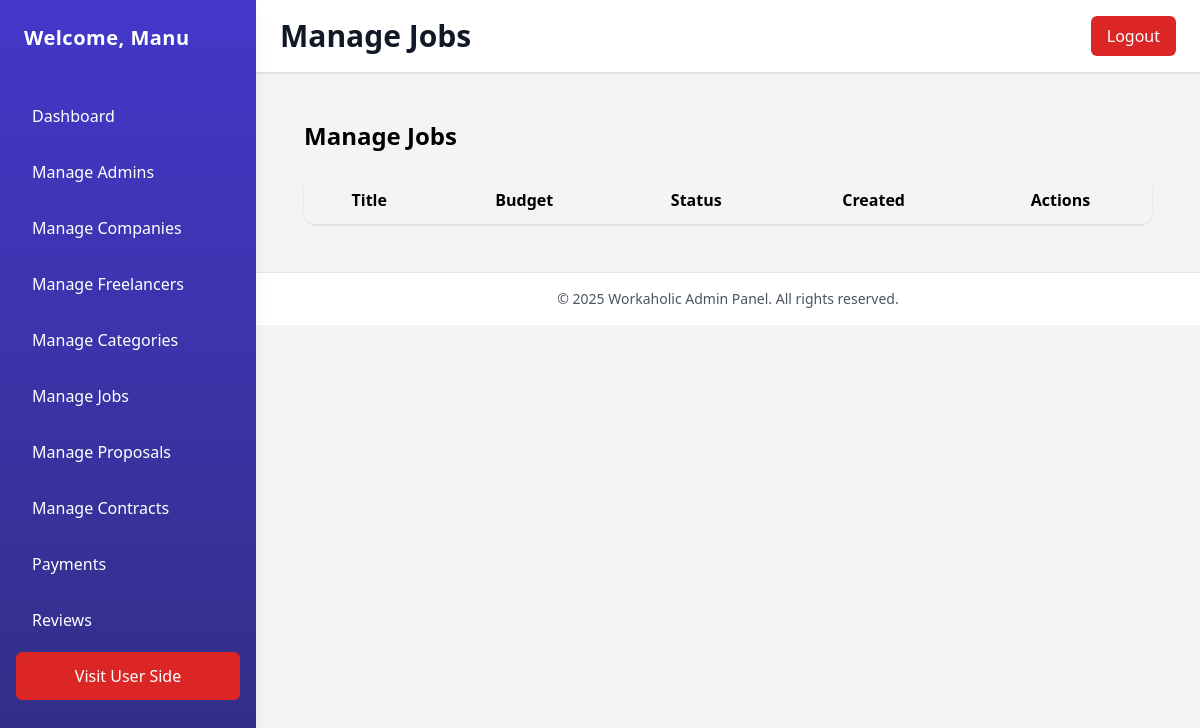
/admin/manage_jobs.php (signed in), run on an earlier commit of the app's database.
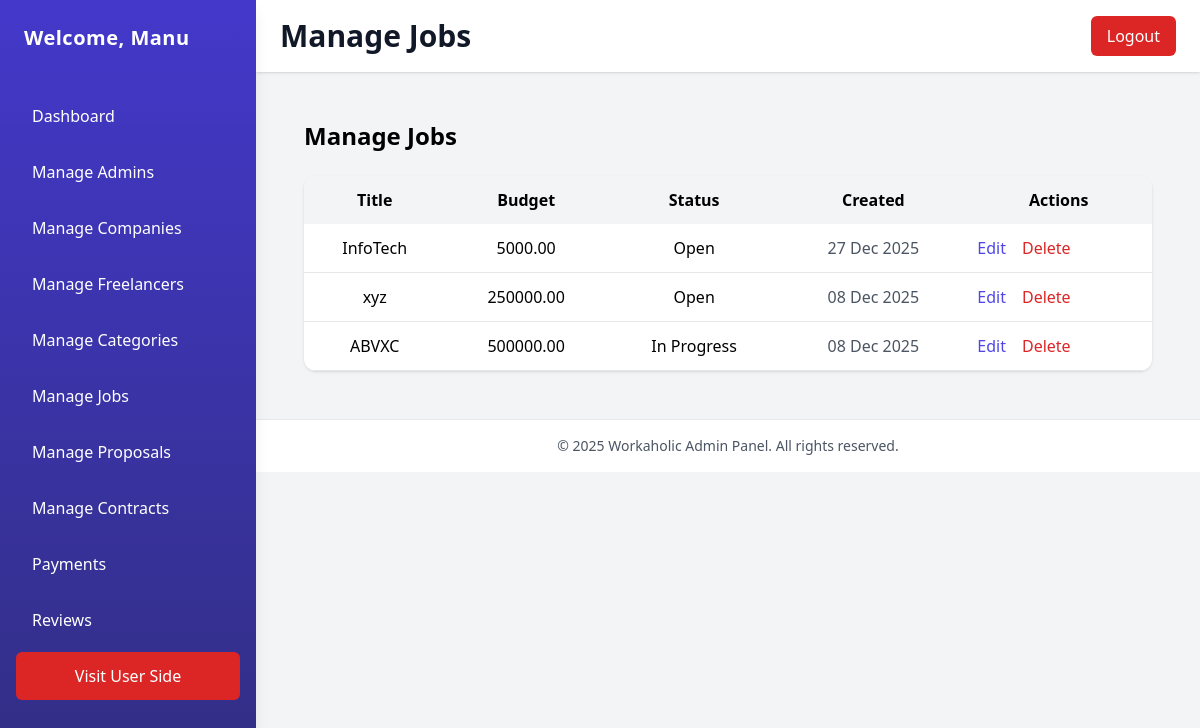
And on a later commit of the database.
### tables this page shows
CREATE TABLE `jobs` (
  `jobs_id` int(11) NOT NULL,
  `company_id` int(11) NOT NULL,
  `category_id` int(11) NOT NULL,
  `title` varchar(255) NOT NULL,
  `description` text NOT NULL,
  `budget` decimal(10,2) NOT NULL,
  `status` enum('open','in_progress','completed','close') NOT NULL DEFAULT 'open',
  `created_at` timestamp NOT NULL DEFAULT current_timestamp() ON UPDATE current_timestamp()
);

### admin/manage_jobs.php (the view, shortened to what this page needs)
<?php
include 'header.php';
$status_labels = [
    'open' => 'Open',
    'in_progress' => 'In Progress',
    'completed' => 'Completed',
    'close' => 'Close'
];
$edit_record = null;
?>
<main class="p-6">
    <h2 class="text-2xl font-semibold mb-6">Manage Jobs</h2>
    <?php if (isset($_GET['action']) && $_GET['action'] === 'edit' && $edit_record): ?>
        <form method="POST" class="bg-white shadow rounded-xl p-6 max-w-3xl space-y-6 validateForm">
            <input type="hidden" name="job_id" value="<?= $edit_record['jobs_id'] ?>">
            <div>
                <label class="block font-medium mb-1">Job Title</label>
                <input type="text"
                    name="job_title"
                    value="<?= $edit_record['title'] ?>"
                    class="w-full border px-3 py-2 rounded"
                    data-validation="required alpha">
                <p class="error text-red-500 text-sm mt-1" id="job_titleError"></p>
            </div>
            <div>
                <label class="block font-medium mb-1">Description</label>
                <textarea
                    name="job_description"
                    class="w-full border px-3 py-2 rounded"
                    data-validation="required"><?= $edit_record['description'] ?></textarea>
                <p class="error text-red-500 text-sm mt-1" id="job_descriptionError"></p>
            </div>
            <div>
                <label class="block font-medium mb-1">Budget</label>
                <input type="text"
                    name="job_budget"
                    value="<?= $edit_record['budget'] ?>"
                    class="w-full border px-3 py-2 rounded"
                    data-validation="required numeric">
                <p class="error text-red-500 text-sm mt-1" id="job_budgetError"></p>
            </div>
            <div>
                <label class="block font-medium mb-1">Status</label>
                <select name="job_status"
                    class="w-full border px-3 py-2 rounded">
                    <?php foreach ($status_labels as $k => $v): ?>
                        <option value="<?= $k ?>" <?= $edit_record['status'] === $k ? 'selected' : '' ?>>
                            <?= $v ?>
                        </option>
                    <?php endforeach; ?>
                </select>
            </div>
            <div class="flex items-center gap-4 pt-3">
                <button class="bg-indigo-600 text-white px-4 py-2 rounded">
                    Update Job
                </button>
                <a href="manage_jobs.php" class="text-indigo-600 hover:underline">Back</a>
            </div>
            <input type="hidden" name="update_job" value="1">
        </form>
    <?php else: ?>
        <?php
        $jobs = $conn->query("
            SELECT * FROM jobs
            ORDER BY jobs_id DESC
        ");
        ?>
        <table class="min-w-full bg-white shadow rounded-xl overflow-hidden text-center">
            <thead class="bg-gray-100">
                <tr>
                    <th class="p-3">Title</th>
                    <th class="p-3">Budget</th>
                    <th class="p-3">Status</th>
                    <th class="p-3">Created</th>
                    <th class="p-3">Actions</th>
                </tr>
            </thead>
            <tbody>
                <?php while ($row = $jobs->fetch_assoc()): ?>
                    <tr class="border-b">
                        <td class="p-3"><?= $row['title'] ?></td>
                        <td class="p-3"><?= $row['budget'] ?></td>
                        <td class="p-3"><?= $status_labels[$row['status']] ?? $row['status'] ?></td>
                        <td class="p-3 text-gray-600"><?= date("d M Y", strtotime($row['created_at'])) ?></td>
                        <td class="p-3 flex gap-4">
                            <a href="manage_jobs.php?action=edit&id=<?= $row['jobs_id'] ?>"
                                class="text-indigo-600 hover:underline">Edit</a>
                            <a href="manage_jobs.php?action=delete&id=<?= $row['jobs_id'] ?>"
                                onclick="return confirm('Delete this job?')"
                                class="text-red-600 hover:underline">Delete</a>
                        </td>
                    </tr>
                <?php endwhile; ?>
            </tbody>
        </table>
    <?php endif; ?>
</main>
<?php include 'footer.php'; ?>

What changed in the data, as far as the page shows it:
added jobs: title "InfoTech", budget "5000.00", status "Open", created_at "27 Dec 2025"
added jobs: title "xyz", budget "250000.00", status "Open", created_at "08 Dec 2025"
added jobs: title "ABVXC", budget "500000.00", status "In Progress", created_at "08 Dec 2025"
